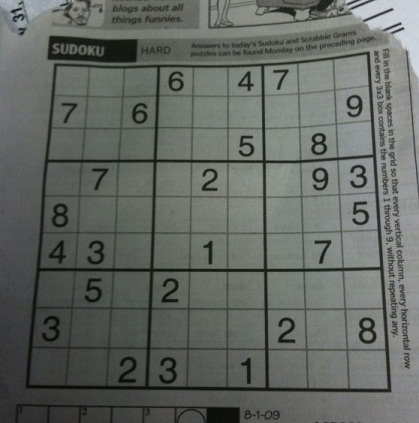
#> input picture Sudoku_py/sudoku.jpg, 419 x 423 px
$ python ScanDoc3.py ../Sudoku_py/sudoku.jpg   (older library calls are emulated)
#> lines starting #> are read from the running program, lines starting #| are printed output that depends on the picture; after the words box and inside, x2 and y2 are one past the last pixel; in counts of white or black regions, pixels touching at a corner belong together
import cv2, numpy as np
import sys

def get_new(old):
    new = np.ones(old.shape, np.uint8)
    cv2.bitwise_not(new,new)
    return new

if __name__ == '__main__':
    orig = cv2.imread(sys.argv[1])
#> orig is the input picture: shape (423, 419, 3); mean B, G, R 98.9, 103.6, 99.4

    # these constants are carefully picked
    MORPH = 9
    CANNY = 84
    HOUGH = 25

    img = cv2.cvtColor(orig, cv2.COLOR_BGR2GRAY)
    cv2.GaussianBlur(img, (3,3), 0, img)


    # this is to recognize white on white
    kernel = cv2.getStructuringElement(cv2.MORPH_RECT,(MORPH,MORPH))
    dilated = cv2.dilate(img, kernel)
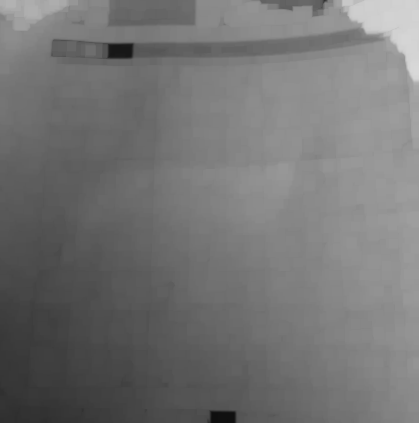
#> dilated: shape (423, 419); min 15, max 216, mean 115.5

    edges = cv2.Canny(dilated, 0, CANNY, apertureSize=3)
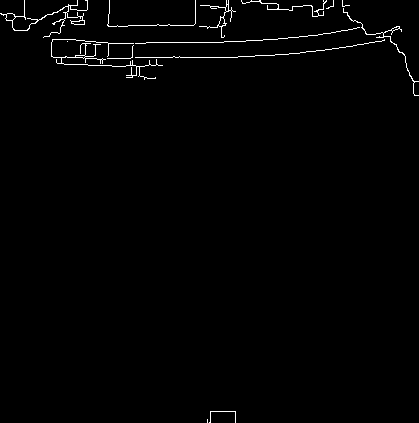
#> edges: shape (423, 419); 1.2% white in thin lines or dots

    lines = cv2.HoughLinesP(edges, 1,  3.14/180, HOUGH)
#> lines = 113 rows, first 6: [246, 40, 262, 40], [136, 57, 172, 57], [128, 25, 156, 25], [224, 41, 245, 41], [85, 41, 95, 41], [146, 42, 223, 42]
    for line in lines[0]:
         cv2.line(edges, (line[0], line[1]), (line[2], line[3]),
                         (255,0,0), 2, 8)
#> this loop made 1 pass
#> edges: shape (423, 419); 1.2% white in thin lines or dots

    # finding contours
    _ ,contours, _ = cv2.findContours(edges.copy(), cv2.RETR_EXTERNAL, cv2.CHAIN_APPROX_TC89_KCOS)
#> contours = 14 contours, 8 with area under 20; largest, box (x1, y1, x2, y2) and area: (0, 0, 88, 38) 198, (51, 39, 163, 80) 170, (199, 0, 236, 38) 94, (343, 8, 419, 96) 67, (135, 27, 360, 44) 45, (241, 0, 327, 17) 44
    contours = filter(lambda cont: cv2.arcLength(cont, False) > 100, contours)
    contours = filter(lambda cont: cv2.contourArea(cont) > 10000, contours)

    # simplify contours down to polygons
    rects = []
    for cont in contours:
        rect = cv2.approxPolyDP(cont, 40, True).copy().reshape(-1, 2)
        rects.append(rect)
#> this loop made 0 passes
#> after the loop, rects = []

    # that's basically it
    cv2.drawContours(orig, rects,-1,(0,255,0),1)

    # show only contours
    new = get_new(img)
#> in get_new, `cv2.bitwise_not(new,new)`: new: shape (423, 419); every value is 254
    cv2.drawContours(new, rects,-1,(0,255,0),1)
    cv2.GaussianBlur(new, (9,9), 0, new)
    new = cv2.Canny(new, 0, CANNY, apertureSize=3)
#> new: shape (423, 419); every value is 0

    cv2.namedWindow('result', cv2.WINDOW_NORMAL)
    cv2.imshow('result', orig)
    cv2.waitKey(0)
    cv2.imshow('result', dilated)
    cv2.waitKey(0)
    cv2.imshow('result', edges)
    cv2.waitKey(0)
    cv2.imshow('result', new)
    cv2.waitKey(0)

    cv2.destroyAllWindows()
